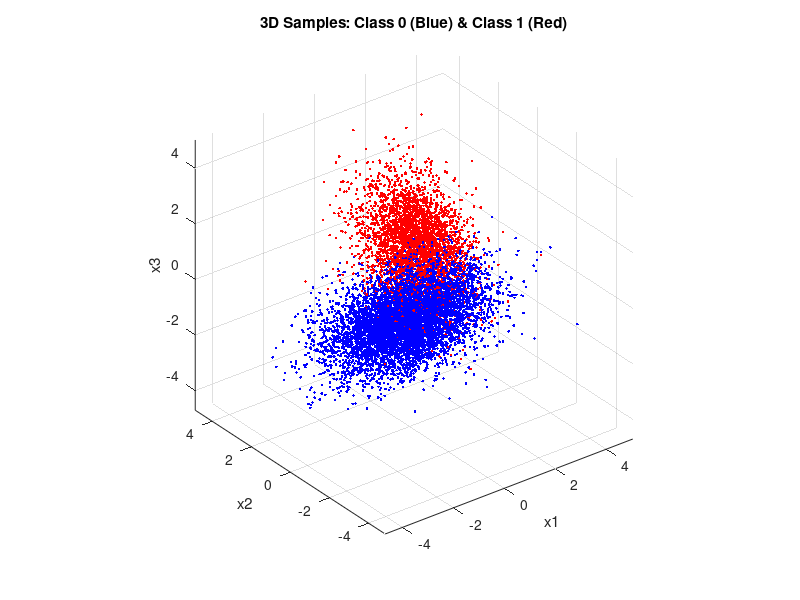
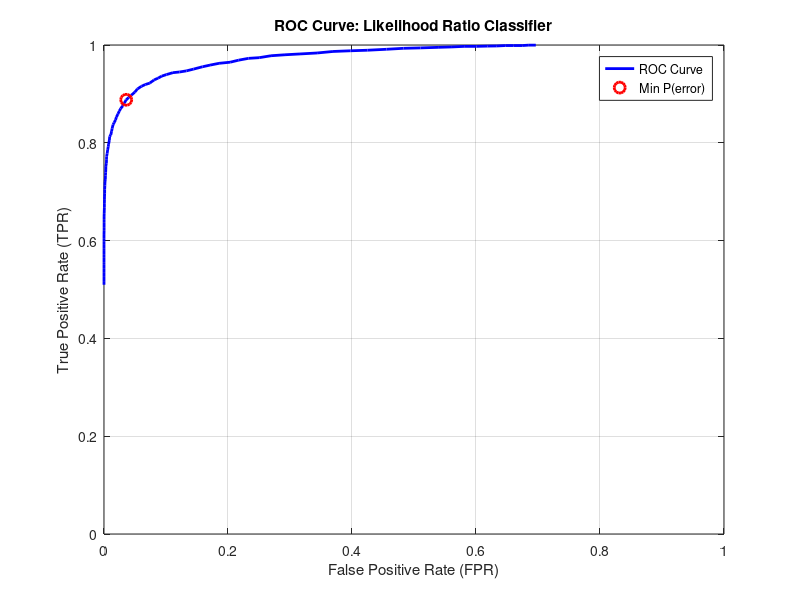
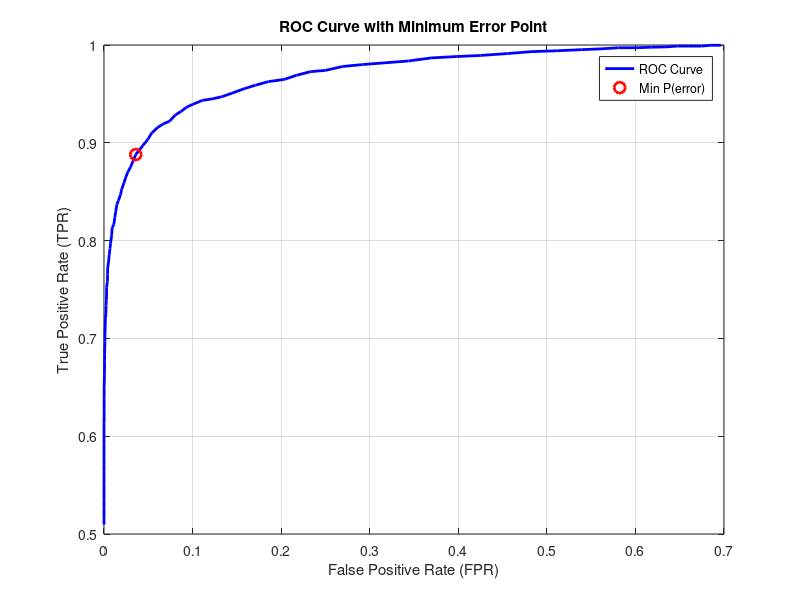

The MATLAB source for these figures, in order:
%% Part A3

clc; clear; close all;

N = 10000;              
P0 = 0.65;              
P1 = 0.35;              

m0 = [-0.5; -0.5; -0.5];
C0 = [1 -0.5 0.3; -0.5 1 -0.5; 0.3 -0.5 1];

m1 = [1; 1; 1];
C1 = [1 0.3 -0.2; 0.3 1 0.3; -0.2 0.3 1];

u = rand(1,N) >= P0;       
N0 = sum(u==0);             
N1 = sum(u==1);             
labels = [zeros(N0,1); ones(N1,1)];

L0 = chol(C0,'lower');     
L1 = chol(C1,'lower');     

r0 = repmat(m0,1,N0) + L0*randn(3,N0);  
r1 = repmat(m1,1,N1) + L1*randn(3,N1);  

r0 = r0';   
r1 = r1';

X = [r0; r1]; 
figure;
plot3(r0(:,1), r0(:,2), r0(:,3), '.b'); hold on;
plot3(r1(:,1), r1(:,2), r1(:,3), '.r');
xlabel('x1'); ylabel('x2'); zlabel('x3');
title('3D Samples: Class 0 (Blue) & Class 1 (Red)');
axis equal; grid on;

d = 3; 
invC0 = inv(C0); detC0 = det(C0);
invC1 = inv(C1); detC1 = det(C1);

p0 = zeros(N,1);
p1 = zeros(N,1);

for i = 1:N
    x = X(i,:)';
    p0(i) = (1/((2*pi)^(d/2)*sqrt(detC0))) * exp(-0.5*(x-m0)'*invC0*(x-m0));
    p1(i) = (1/((2*pi)^(d/2)*sqrt(detC1))) * exp(-0.5*(x-m1)'*invC1*(x-m1));
end

ratio = p1 ./ p0;
gamma = P0/P1;            
D = ratio > gamma;        
TP = sum(D==1 & labels==1);  
FP = sum(D==1 & labels==0);  
TN = sum(D==0 & labels==0);  
FN = sum(D==0 & labels==1);  

TPR = TP / N1;               
FPR = FP / N0;               
P_error = FP/N*N0 + FN/N*N1;


fprintf('Threshold gamma: %.3f\n', gamma);
fprintf('TPR: %.3f, FPR: %.3f\n', TPR, FPR);
fprintf('Estimated probability of error: %.3f\n', P_error);


gamma_values = logspace(-2, 3, 100); 
N = size(X,1);        
N0 = sum(labels==0); 
N1 = sum(labels==1); 

TPR = zeros(length(gamma_values),1);
FPR = zeros(length(gamma_values),1);


for i = 1:length(gamma_values)
    gamma = gamma_values(i);
    
   
    D = ratio > gamma;   
    
    TP = sum(D==1 & labels==1);
   
    FP = sum(D==1 & labels==0);
    
    TPR(i) = TP / N1;
    FPR(i) = FP / N0;
end


figure;
plot(FPR, TPR, '-b', 'LineWidth', 2);
xlabel('False Positive Rate (FPR)');
ylabel('True Positive Rate (TPR)');
title('ROC Curve: Likelihood Ratio Classifier');
grid on;
axis([0 1 0 1]);

P_error = zeros(length(gamma_values),1);

for i = 1:length(gamma_values)
    D = ratio > gamma_values(i);
    FP = sum(D==1 & labels==0);
    FN = sum(D==0 & labels==1);
    
    P_error(i) = (FP/N0)*P0 + (FN/N1)*P1; 
end

[minP, idx] = min(P_error); 
gamma_min = gamma_values(idx);  
D_min = ratio > gamma_min;

hold on;
plot(FPR(idx), TPR(idx), 'ro', 'MarkerSize', 8, 'LineWidth', 2);
legend('ROC Curve', 'Min P(error)');
fprintf('Minimum probability of error: %.4f at gamma = %.3f\n', minP, gamma_min);


P0 = 0.65; 
P1 = 0.35;  
P_error = zeros(length(gamma_values),1);

for i = 1:length(gamma_values)
   
    P_error(i) = FPR(i)*P0 + (1-TPR(i))*P1;
end

[minP, idx] = min(P_error);
gamma_min = gamma_values(idx);
TPR_min = TPR(idx);
FPR_min = FPR(idx);

fprintf('Minimum probability of error = %.4f\n', minP);
fprintf('Gamma (empirical) that achieves min error = %.3f\n', gamma_min);


gamma_theoretical = P0 / P1;
fprintf('Theoretical gamma (from priors) = %.3f\n', gamma_theoretical);

figure;
plot(FPR, TPR, '-b', 'LineWidth', 2); hold on;
plot(FPR_min, TPR_min, 'ro', 'MarkerSize', 8, 'LineWidth', 2); % red circle for min error
xlabel('False Positive Rate (FPR)');
ylabel('True Positive Rate (TPR)');
title('ROC Curve with Minimum Error Point');
grid on;
legend('ROC Curve', 'Min P(error)');
